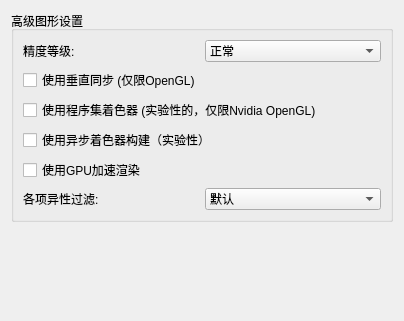
<?xml version="1.0" encoding="UTF-8"?>
<ui version="4.0">
 <class>ConfigureGraphicsAdvanced</class>
 <widget class="QWidget" name="ConfigureGraphicsAdvanced">
  <property name="geometry">
   <rect>
    <x>0</x>
    <y>0</y>
    <width>404</width>
    <height>321</height>
   </rect>
  </property>
  <property name="windowTitle">
   <string>Form</string>
  </property>
  <layout class="QVBoxLayout" name="verticalLayout_1">
   <item>
    <layout class="QVBoxLayout" name="verticalLayout_2">
     <item>
      <widget class="QGroupBox" name="groupBox_1">
       <property name="title">
        <string>高级图形设置</string>
       </property>
       <layout class="QVBoxLayout" name="verticalLayout_3">
        <item>
         <widget class="QWidget" name="gpu_accuracy_layout" native="true">
          <layout class="QHBoxLayout" name="horizontalLayout_2">
           <property name="leftMargin">
            <number>0</number>
           </property>
           <property name="topMargin">
            <number>0</number>
           </property>
           <property name="rightMargin">
            <number>0</number>
           </property>
           <property name="bottomMargin">
            <number>0</number>
           </property>
           <item>
            <widget class="QLabel" name="label_gpu_accuracy">
             <property name="text">
              <string>精度等级:</string>
             </property>
            </widget>
           </item>
           <item>
            <widget class="QComboBox" name="gpu_accuracy">
             <item>
              <property name="text">
               <string notr="true">正常</string>
              </property>
             </item>
             <item>
              <property name="text">
               <string notr="true">高</string>
              </property>
             </item>
             <item>
              <property name="text">
               <string notr="true">极限(非常慢)</string>
              </property>
             </item>
            </widget>
           </item>
          </layout>
         </widget>
        </item>
        <item>
         <widget class="QCheckBox" name="use_vsync">
          <property name="toolTip">
           <string>垂直同步可以防止屏幕撕裂，但是启用了VSync的某些显卡性能较低。 如果您没有发现性能差异，请保持启用状态。</string>
          </property>
          <property name="text">
           <string>使用垂直同步 (仅限OpenGL)</string>
          </property>
         </widget>
        </item>
        <item>
         <widget class="QCheckBox" name="use_assembly_shaders">
          <property name="toolTip">
           <string>启用此功能可减少着色器的卡顿现象。 在支持的Nvidia设备上启用OpenGL组件着色器 (NV_gpu_program5 is required). 此功能是实验性的。</string>
          </property>
          <property name="text">
           <string>使用程序集着色器 (实验性的，仅限Nvidia OpenGL)</string>
          </property>
         </widget>
        </item>
        <item>
         <widget class="QCheckBox" name="use_asynchronous_shaders">
          <property name="toolTip">
           <string>启用异步着色器编译，这可以减少着色器卡顿，此功能是实验性的。</string>
          </property>
          <property name="text">
           <string>使用异步着色器构建（实验性）</string>
          </property>
         </widget>
        </item>
        <item>
         <widget class="QCheckBox" name="use_fast_gpu_time">
          <property name="text">
           <string>使用GPU加速渲染</string>
          </property>
         </widget>
        </item>
        <item>
         <widget class="QWidget" name="af_layout" native="true">
          <layout class="QHBoxLayout" name="horizontalLayout_1">
           <property name="leftMargin">
            <number>0</number>
           </property>
           <property name="topMargin">
            <number>0</number>
           </property>
           <property name="rightMargin">
            <number>0</number>
           </property>
           <property name="bottomMargin">
            <number>0</number>
           </property>
           <item>
            <widget class="QLabel" name="af_label">
             <property name="text">
              <string>各项异性过滤:</string>
             </property>
            </widget>
           </item>
           <item>
            <widget class="QComboBox" name="anisotropic_filtering_combobox">
             <item>
              <property name="text">
               <string>默认</string>
              </property>
             </item>
             <item>
              <property name="text">
               <string>2x</string>
              </property>
             </item>
             <item>
              <property name="text">
               <string>4x</string>
              </property>
             </item>
             <item>
              <property name="text">
               <string>8x</string>
              </property>
             </item>
             <item>
              <property name="text">
               <string>16x</string>
              </property>
             </item>
            </widget>
           </item>
          </layout>
         </widget>
        </item>
       </layout>
      </widget>
     </item>
    </layout>
   </item>
   <item>
    <spacer name="verticalSpacer">
     <property name="orientation">
      <enum>Qt::Vertical</enum>
     </property>
     <property name="sizeHint" stdset="0">
      <size>
       <width>20</width>
       <height>40</height>
      </size>
     </property>
    </spacer>
   </item>
  </layout>
 </widget>
 <resources/>
 <connections/>
</ui>
